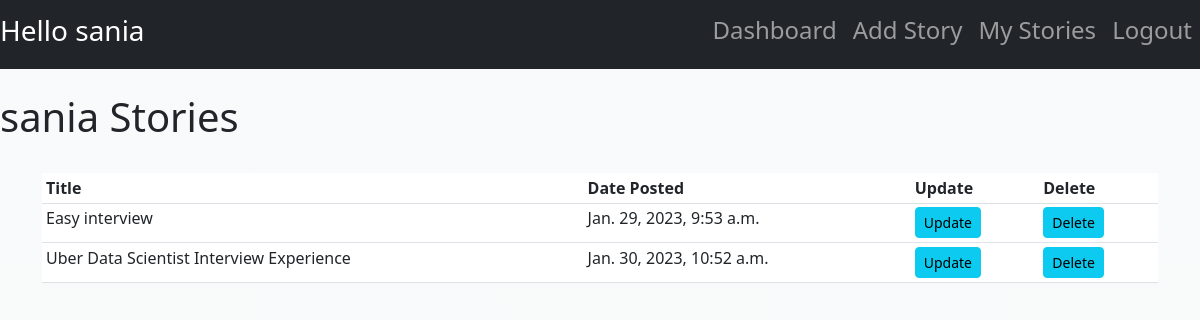
The page /story/userstories (signed in) on the database its author committed.
### app1/models.py (models this page shows, shortened)
class Story(models.Model):
    title=models.CharField(max_length=150)
    author=models.ForeignKey(User,on_delete=models.CASCADE)
    story=models.TextField()
    summary=models.CharField(max_length=250,null=True)
    date_posted=models.DateTimeField(auto_now=True,null=True)

### app1/views.py (the view)
# urls.py: path('story/userstories',views.UserStories,name="user_posts"),
@login_required
def UserStories(request):
    user = request.user
    user_posts = Story.objects.filter(author=request.user).order_by('date_posted')
    template = 'app1/userstories.html'
    return render(request, template, {'user_posts':user_posts,'user': user})

### app1/templates/app1/userstories.html (shortened to what this page needs)
{% extends 'app1/base2.html' %}
{% block content%}
<br/>
<h1> {{user}} Stories </h1>
<br/>
<div class="container">
    <table class="table table-sm">
    <tr>
      <th>Title</th>
      <th>Date Posted</th>
      <th>Update</th>
      <th>Delete</th>
    <tr>
    {% for post in user_posts %}
        <tr>
            <td>{{post.title}}</td>
            <td>{{post.date_posted}}</td>
            <td><a class="btn btn-sm btn-info" href="{% url 'update' post.pk %}">Update</a></td>
            <td><a class="btn btn-sm btn-info" href="{% url 'delete' post.pk %}">Delete</a></td>
    {%endfor%}
</div>
{% endblock %}

### app1/templates/app1/base2.html (shortened to what this page needs)
{% load static %}
<html>
    <head>
    <link href="https://cdn.jsdelivr.net/npm/bootstrap@5.3.0-alpha1/dist/css/bootstrap.min.css" rel="stylesheet">
</head>
    <body class="bg-light bg-gradient">
        <header>
        <nav class="navbar navbar-expand-lg navbar-dark bg-dark">
            <div class="navbar-header">
                <a class="navbar-brand" href="#"><h3>Hello {{request.user}}<h3></a>
              </div>
            <div class="collapse navbar-collapse justify-content-end">
              <ul class="navbar-nav mr-auto">
                <li class="nav-item active">
                  <a class="nav-link" href="{% url 'dashboard' %}"><h4>Dashboard</h4></a>
                </li>
                <li class="nav-item">
                  <a class="nav-link" href="{% url 'addstory' %}"><h4>Add Story</h4></a>
                </li>
                <li class="nav-item">
                    <a class="nav-link" href="{% url 'user_posts' %}" role="button">
                        <h4>My Stories</h4></a>
                  </li>
                <li class="nav-item">
                    <a class="nav-link"  href="{% url 'logout' %}" role="button" aria-controls="offcanvasExample">
                        <h4>Logout</h4></a>
                  </li>
              </ul>
          </nav>
            </header>
       {% block content %}
       {% endblock %}
    </body>
</html>

### static/css/style2.css (style rules this page uses)
body { background: linear-gradient(to right blue,white,yellow); }
.container { position: relative; text-align: center; color: rgb(22, 20, 20); }
.container { position: relative; text-align: center; color: white; }
html { scroll-behavior: smooth; }
a { color: #6c757d ; }
a:link { text-decoration: none; }
.nav-link { padding: 0.1rem 0; }

### rows shown on the page
Story: title "Easy interview", date_posted "Jan. 29, 2023, 9:53 a.m."
Story: title "Uber Data Scientist Interview Experience", date_posted "Jan. 30, 2023, 10:52 a.m."

### other values the page prints
{{ request.user }} "sania"
{{ user }} "sania"
